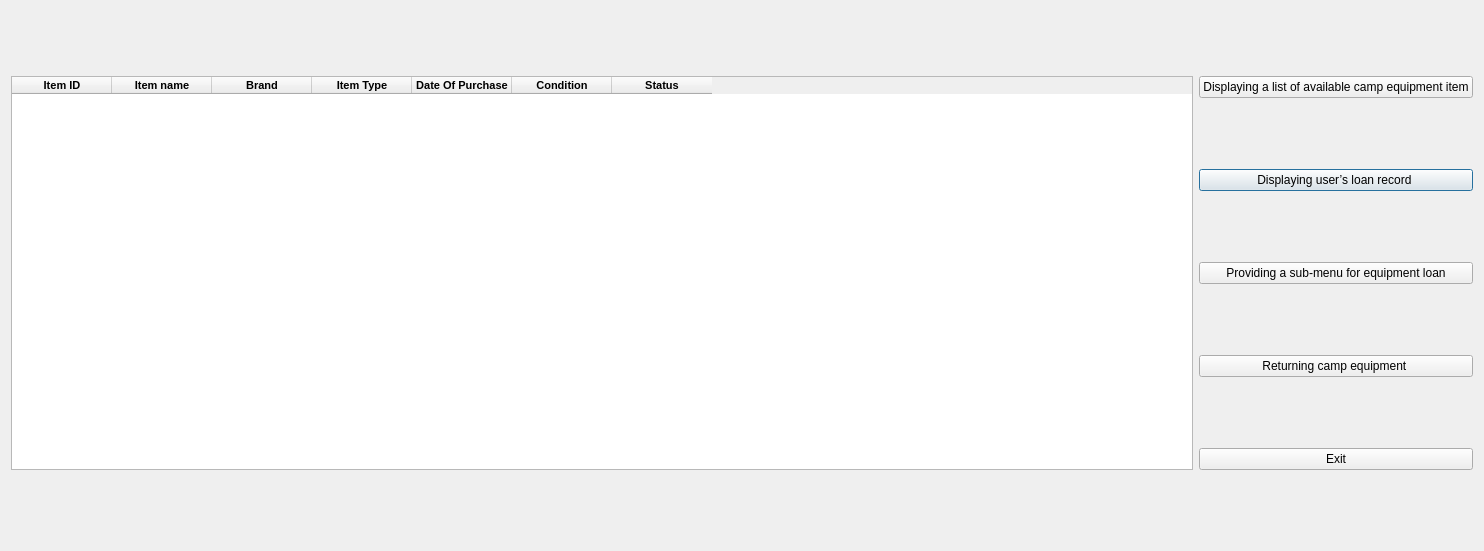
<?xml version="1.0" encoding="UTF-8"?>
<ui version="4.0">
 <class>Dialog</class>
 <widget class="QDialog" name="Dialog">
  <property name="geometry">
   <rect>
    <x>0</x>
    <y>0</y>
    <width>1484</width>
    <height>551</height>
   </rect>
  </property>
  <property name="windowTitle">
   <string>Dialog</string>
  </property>
  <layout class="QGridLayout" name="gridLayout">
   <item row="1" column="1">
    <widget class="QPushButton" name="pushButton_loan_2">
     <property name="text">
      <string>Displaying user’s loan record </string>
     </property>
    </widget>
   </item>
   <item row="0" column="0" rowspan="5">
    <widget class="QTableWidget" name="tableWidget">
     <column>
      <property name="text">
       <string>Item ID</string>
      </property>
      <property name="font">
       <font>
        <pointsize>8</pointsize>
        <weight>75</weight>
        <bold>true</bold>
       </font>
      </property>
     </column>
     <column>
      <property name="text">
       <string>Item name</string>
      </property>
      <property name="font">
       <font>
        <pointsize>8</pointsize>
        <weight>75</weight>
        <bold>true</bold>
       </font>
      </property>
     </column>
     <column>
      <property name="text">
       <string>Brand</string>
      </property>
      <property name="font">
       <font>
        <pointsize>8</pointsize>
        <weight>75</weight>
        <bold>true</bold>
       </font>
      </property>
     </column>
     <column>
      <property name="text">
       <string>Item Type</string>
      </property>
      <property name="font">
       <font>
        <pointsize>8</pointsize>
        <weight>75</weight>
        <bold>true</bold>
       </font>
      </property>
     </column>
     <column>
      <property name="text">
       <string>Date Of Purchase</string>
      </property>
      <property name="font">
       <font>
        <pointsize>8</pointsize>
        <weight>75</weight>
        <bold>true</bold>
       </font>
      </property>
     </column>
     <column>
      <property name="text">
       <string>Condition</string>
      </property>
      <property name="font">
       <font>
        <pointsize>8</pointsize>
        <weight>75</weight>
        <bold>true</bold>
       </font>
      </property>
     </column>
     <column>
      <property name="text">
       <string>Status</string>
      </property>
      <property name="font">
       <font>
        <pointsize>8</pointsize>
        <weight>75</weight>
        <bold>true</bold>
       </font>
      </property>
     </column>
    </widget>
   </item>
   <item row="4" column="1">
    <widget class="QPushButton" name="pushButton_exit_2">
     <property name="text">
      <string>Exit</string>
     </property>
    </widget>
   </item>
   <item row="0" column="1">
    <widget class="QPushButton" name="pushButton_item_2">
     <property name="text">
      <string>Displaying a list of available camp equipment item</string>
     </property>
    </widget>
   </item>
   <item row="2" column="1">
    <widget class="QPushButton" name="pushButton_submenu_2">
     <property name="text">
      <string>Providing a sub-menu for equipment loan</string>
     </property>
    </widget>
   </item>
   <item row="3" column="1">
    <widget class="QPushButton" name="pushButton_return_2">
     <property name="text">
      <string>Returning camp equipment </string>
     </property>
    </widget>
   </item>
  </layout>
 </widget>
 <resources/>
 <connections/>
</ui>
